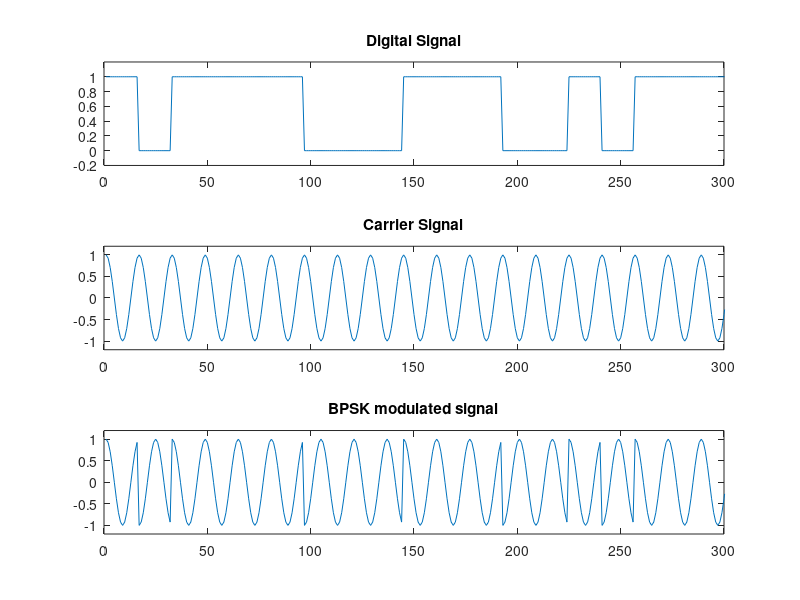
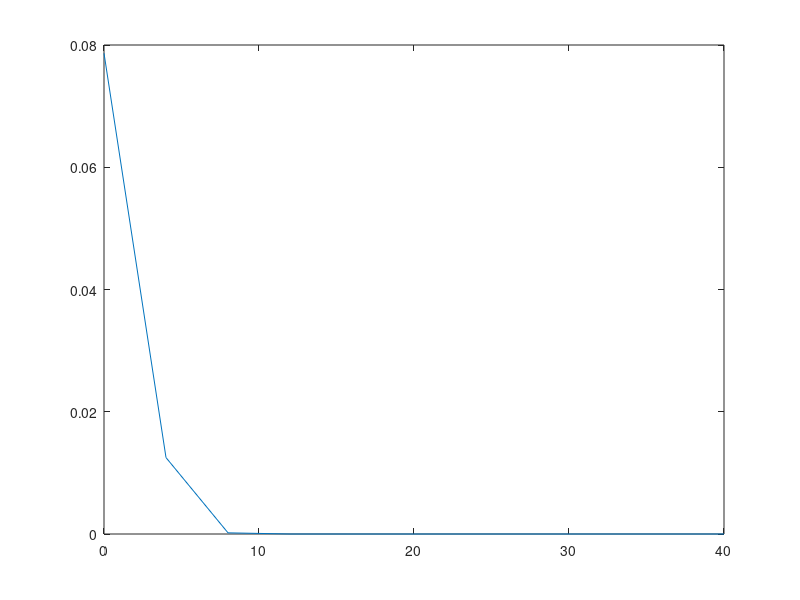

Recreate these plots in MATLAB, in order.
nSamplePoints = 10000;
rN = rand(1, nSamplePoints);
rBinary = round(rN);   

Fc = 1;                     
Fs = 16;                    
nCycles = 1;
Tb = nCycles/Fc;            
t = 0:1/Fs:(nCycles-1/Fs);
xC = cos(2*pi*Fc*t);  


A = 1;                      
Eb = (A^2*Tb)/2;           
Eb_N0dB = 0 : 4 : 40;      
Eb_N0 = 10.^(Eb_N0dB/10);              
nVar = (Eb)./ Eb_N0;       

bitStream = [];
carrierSignal = [];
i = 1;
ber= 0.5*erfc(sqrt(Eb_N0));

fprintf("Error rate %d\n",ber);
while(i<=nSamplePoints)
    if(rBinary(i))
        bitStream = [bitStream ones(1,length(xC))];
    else
        bitStream = [bitStream zeros(1,length(xC))];
    end
    carrierSignal = [carrierSignal A*xC];
    i = i+1;
end

bits = 2*(bitStream-0.5);
bpskSignal = carrierSignal.*bits;
plot(bits);
xlim([0 300]); ylim([-1.2 1.2]);

figure(1);
subplot(3,1,1); plot(bitStream); title('Digital Signal');
xlim([0 300]); ylim([-0.2 1.2]);
subplot(3,1,2); plot(carrierSignal); title('Carrier Signal');
xlim([0 300]); ylim([-1.2 1.2]);
subplot(3,1,3); plot(bpskSignal); title('BPSK modulated signal');
xlim([0 300]); ylim([-1.2 1.2]);

figure(2)
plot(Eb_N0dB,ber);
